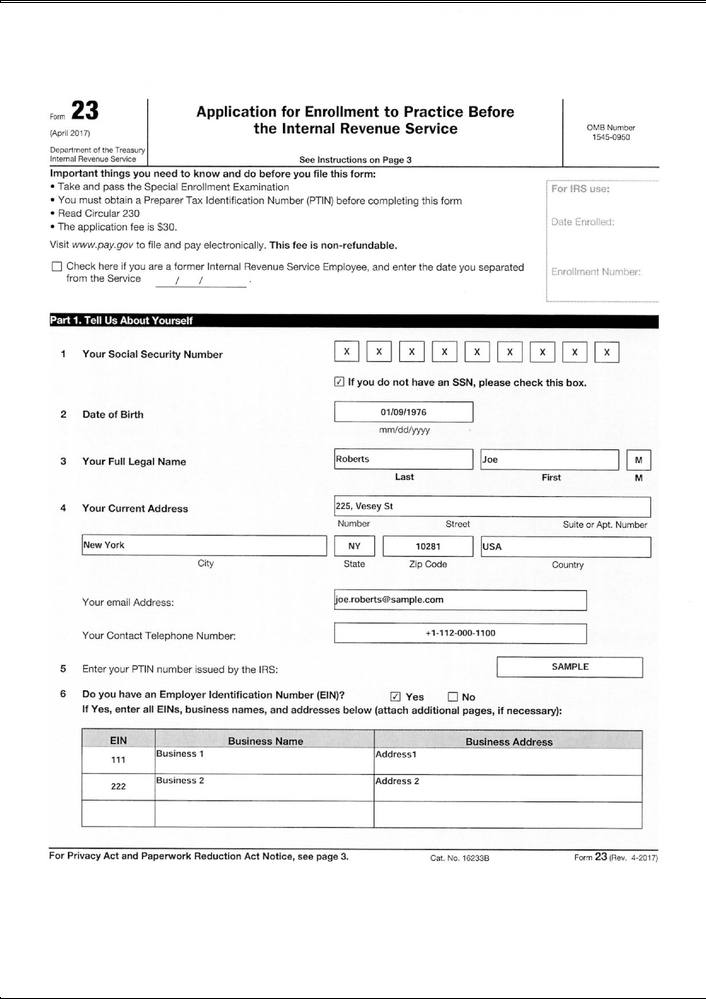
#> input picture Client/2017_05_CogEx/2017_07_R2Implementation/SampleForms/f23/f23_scanned-0.png, 706 x 999 px, shrunk from 2067 x 2923 before the run, found by its file name; its folder holds only this picture in this run
$ jupyter execute --allow-errors Untitled.ipynb
#> lines starting #> are read from the running program, lines starting #| are printed output that depends on the picture; after the words box and inside, x2 and y2 are one past the last pixel; in counts of white or black regions, pixels touching at a corner belong together
#> (printed output is left out)
[cell 1]
import os
import cv2
import numpy as np

[cell 2]
dir = r'C:\Users\ankuarora\Desktop\Client\2017_05_CogEx\2017_07_R2Implementation\SampleForms\f23'
valid_images = [".png"]

[cell 3]
def remove_skewness(image):
    gray = image
#     cv2.cvtColor(image, cv2.COLOR_BGR2GRAY)
    gray = cv2.bitwise_not(gray)
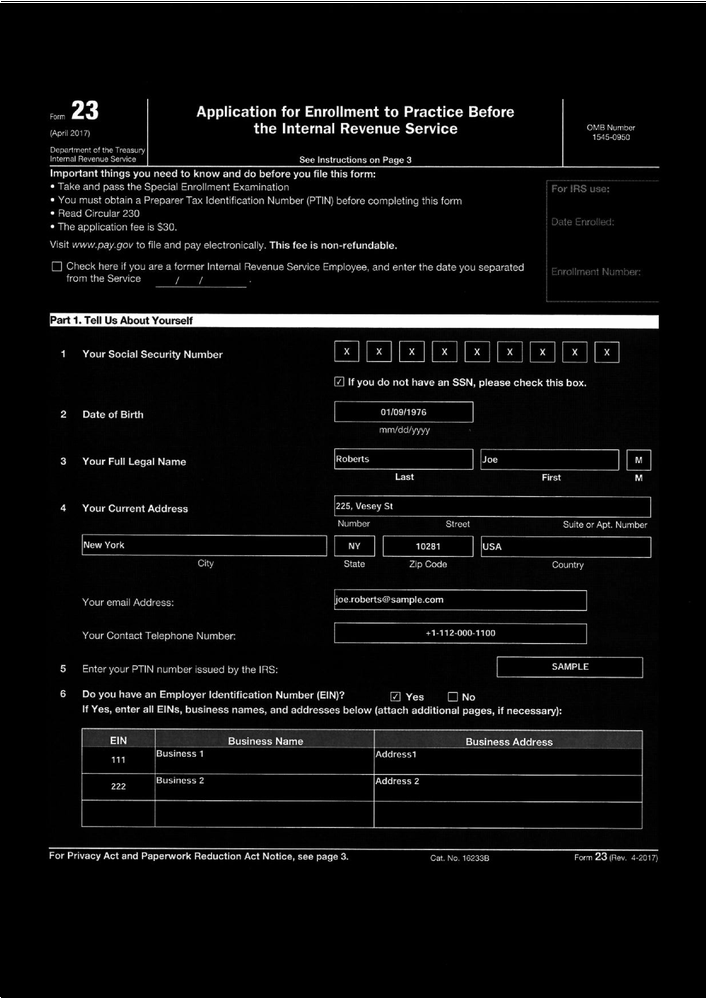
#> gray: shape (999, 706); min 0, max 255, mean 13.2
    thresh = cv2.threshold(gray, 0, 255,cv2.THRESH_BINARY | cv2.THRESH_OTSU)[1]
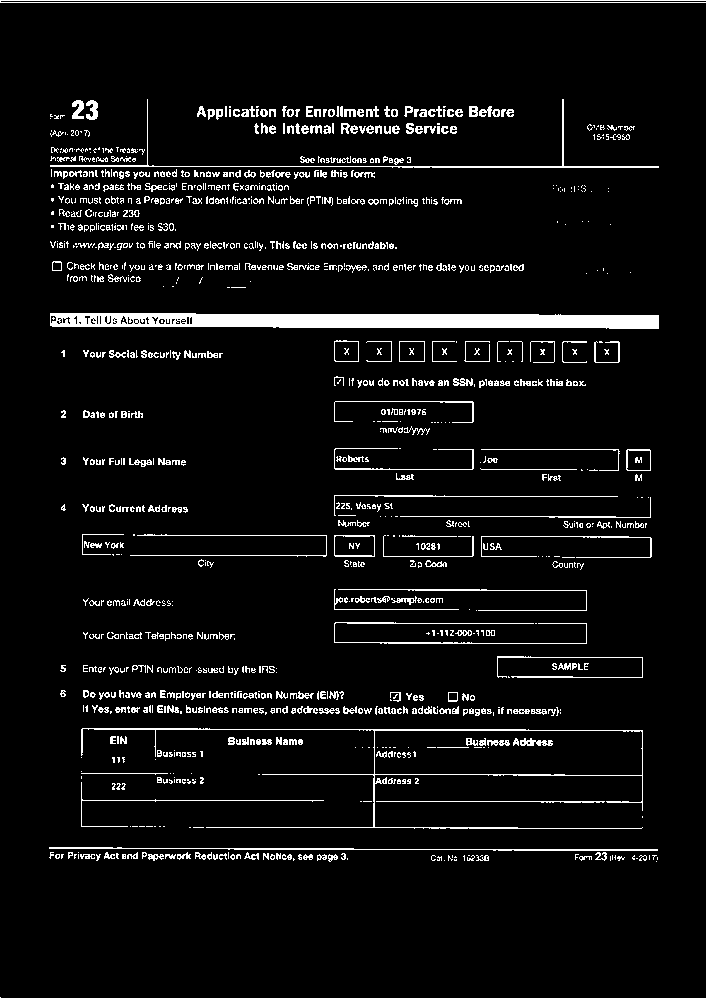
#> thresh: shape (999, 706); 5.9% white; 1157 white regions (718 under 20 px), largest, box (x1, y1, x2, y2) and area: (50, 313, 659, 329) 8024, (81, 728, 643, 829) 2215, (0, 0, 706, 3) 1413

    coords = np.column_stack(np.where(thresh > 0))
#> coords = 41884 pairs, first value 0 to 998, second value 0 to 705
    angle = cv2.minAreaRect(coords)[-1]
#> angle = -90
    if angle < -45:
        angle = -(90 + angle)
#> angle = 0
    else:
        angle = -angle

    (h, w) = image.shape[:2]
#> h = 999; w = 706
    center = (w // 2, h // 2)
#> center = (353, 499)
    M = cv2.getRotationMatrix2D(center, angle, 1.0)
#> M = [[1, 0, 0], [0, 1, 0]]
    rotated = cv2.warpAffine(image, M, (w, h),
                            flags=cv2.INTER_CUBIC, borderMode=cv2.BORDER_REPLICATE)
    print("[INFO] angle: {:.3f}".format(angle))
#| [INFO] angle: -0.000
    return(rotated)

[cell 4]
imgs=[]
for f in os.listdir(dir):
    ext = os.path.splitext(f)[1]
    if ext.lower() not in valid_images:
        continue
    print(f)
    f1 = cv2.imread(os.path.join(dir, f),0)
    print(f1)
    imgs.append(remove_skewness(f1))

#> (a cell that did not finish here is left out)

[cell 6]
cv2.imwrite('f23_preprocessed.png', np.vstack(tuple([img for img in imgs])))
#> Out = True

$ run again, on Client/2017_05_CogEx/2017_07_R2Implementation/SampleForms/f23/f23_scanned-1.png
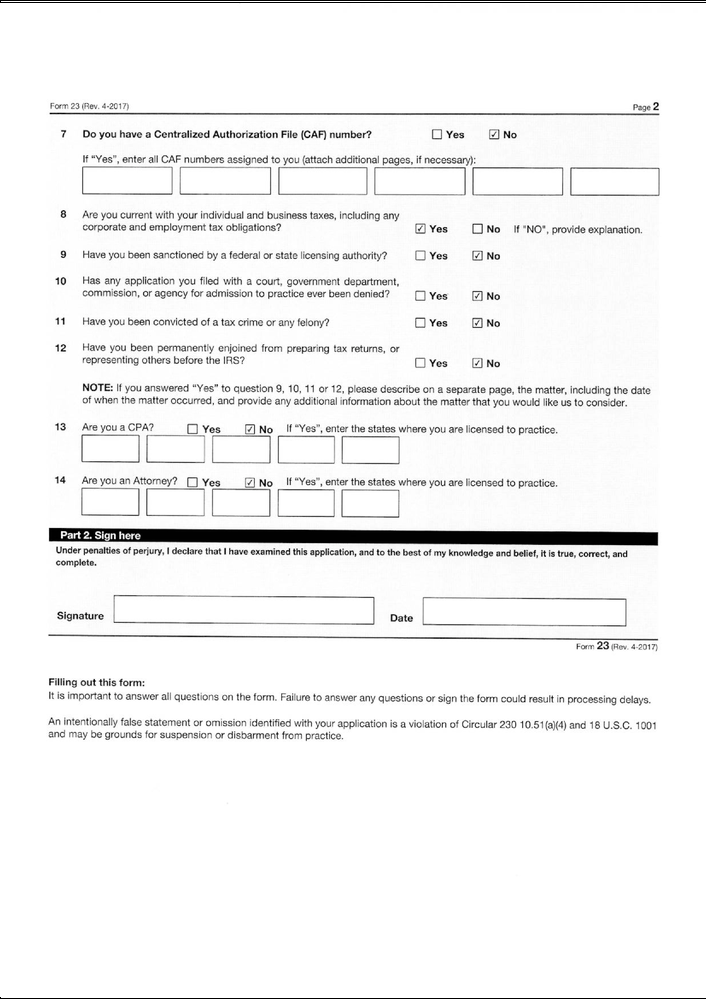
#> input picture Client/2017_05_CogEx/2017_07_R2Implementation/SampleForms/f23/f23_scanned-1.png, 706 x 999 px, shrunk from 2067 x 2923 before the run, found by its file name
#> (printed output is left out)
#> in remove_skewness, `gray = cv2.bitwise_not(gray)`:
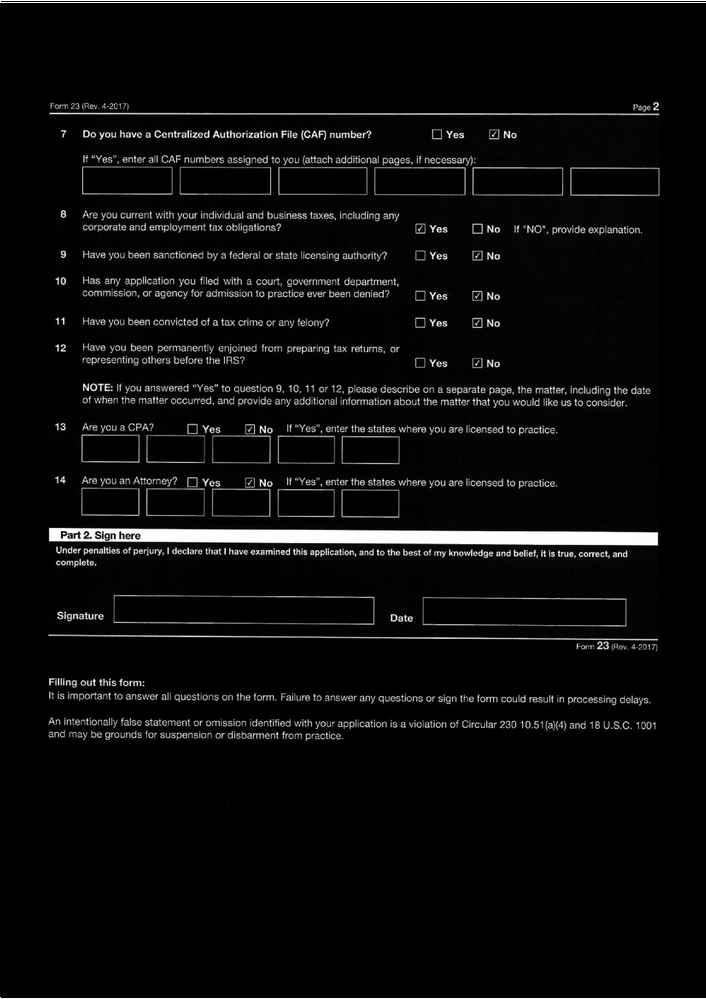
#> gray: shape (999, 706); min 0, max 255, mean 11.7
#> in remove_skewness, `thresh = cv2.threshold(gray, 0, 255,cv2.THRESH_BINARY | cv2.THRESH_OTS..`:
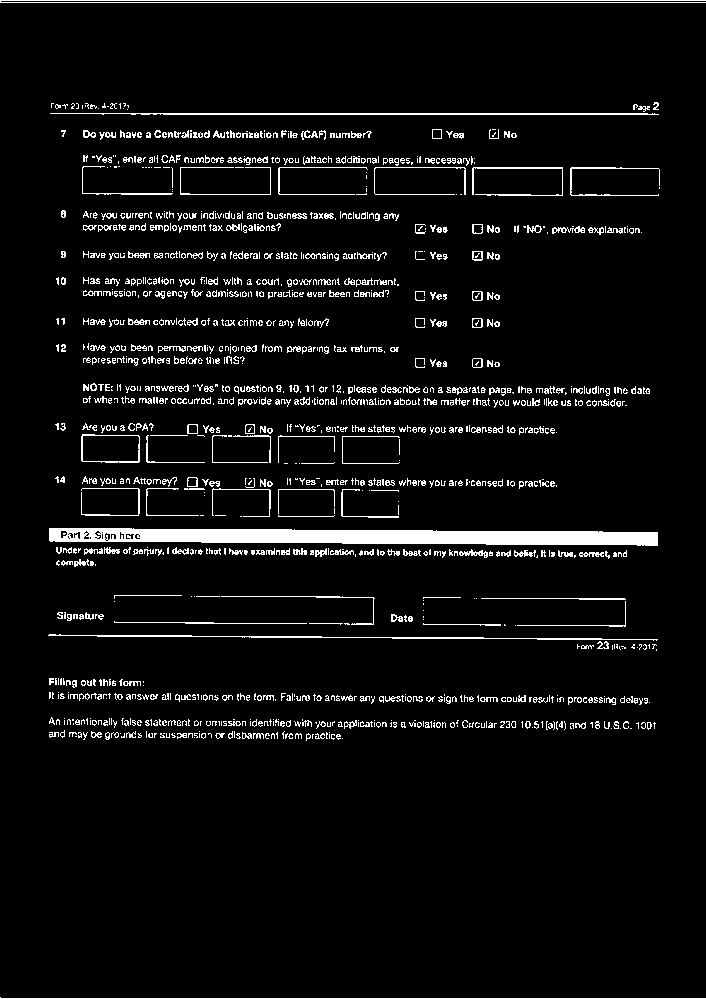
#> thresh: shape (999, 706); 5.5% white; 1309 white regions (866 under 20 px), largest, box (x1, y1, x2, y2) and area: (49, 528, 658, 546) 8103, (0, 0, 706, 3) 1413, (50, 113, 659, 115) 1117
#> coords = 39070 pairs, first value 0 to 998, second value 0 to 705
#> in remove_skewness, `angle = cv2.minAreaRect(coords)[-1]`: angle = -90
#> in remove_skewness, `angle = -(90 + angle)`: angle = 0
#> M = [[1, 0, 0], [0, 1, 0]]
#| [INFO] angle: -0.000
#> Out = True

$ run again, on Client/2017_05_CogEx/2017_07_R2Implementation/SampleForms/f23/f23_scanned-2.png
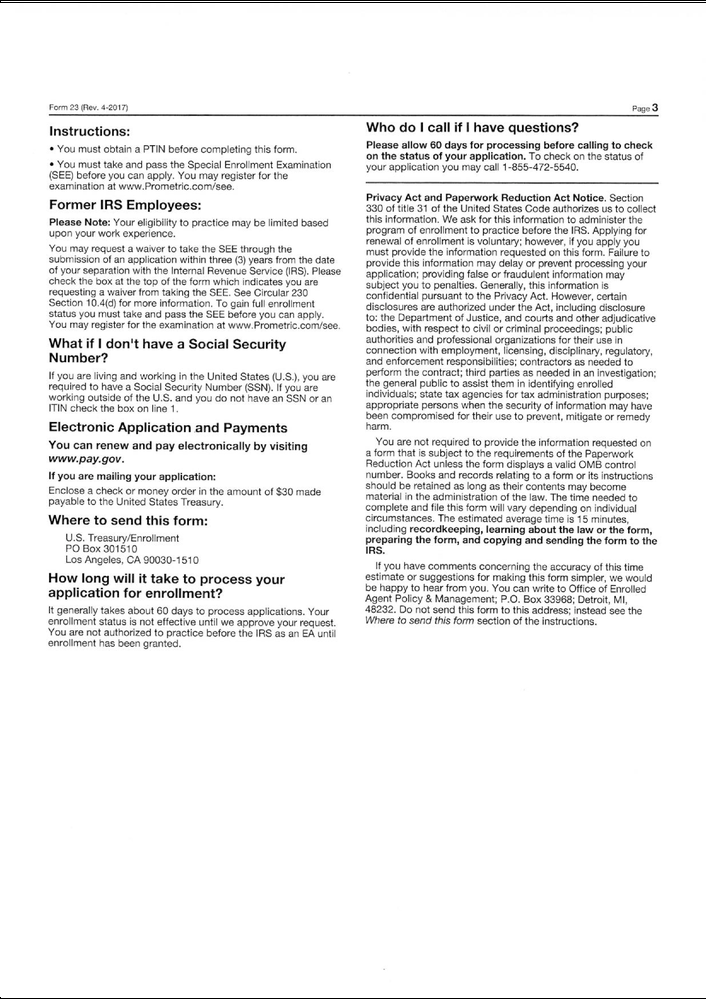
#> input picture Client/2017_05_CogEx/2017_07_R2Implementation/SampleForms/f23/f23_scanned-2.png, 706 x 999 px, shrunk from 2067 x 2923 before the run, found by its file name
#> (printed output is left out)
#> in remove_skewness, `gray = cv2.bitwise_not(gray)`:
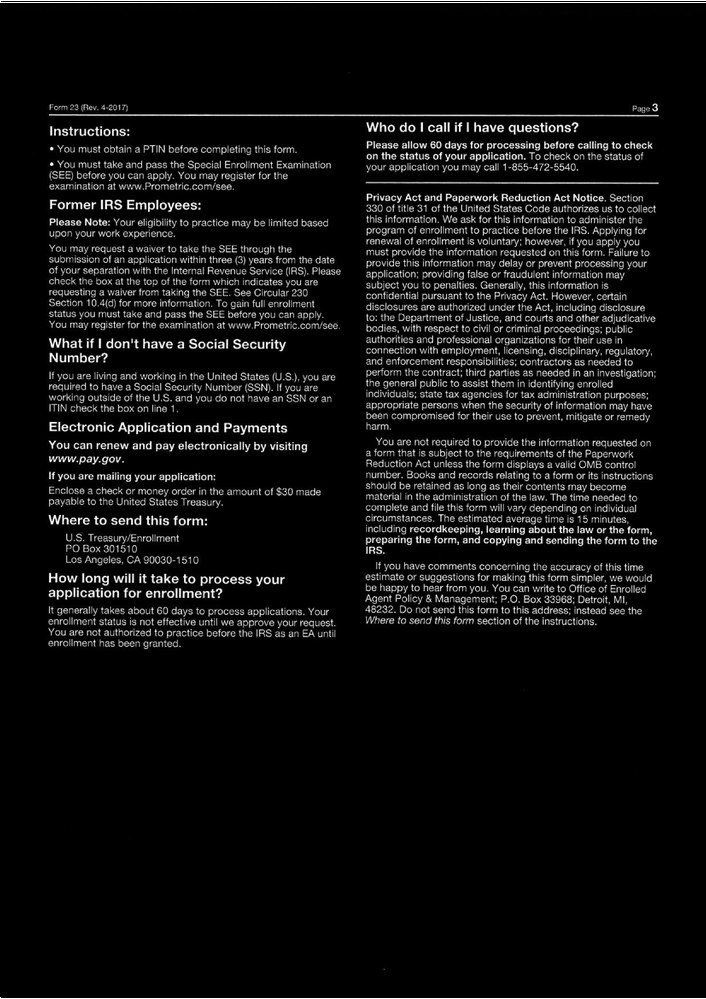
#> gray: shape (999, 706); min 0, max 255, mean 15.8
#> in remove_skewness, `thresh = cv2.threshold(gray, 0, 255,cv2.THRESH_BINARY | cv2.THRESH_OTS..`:
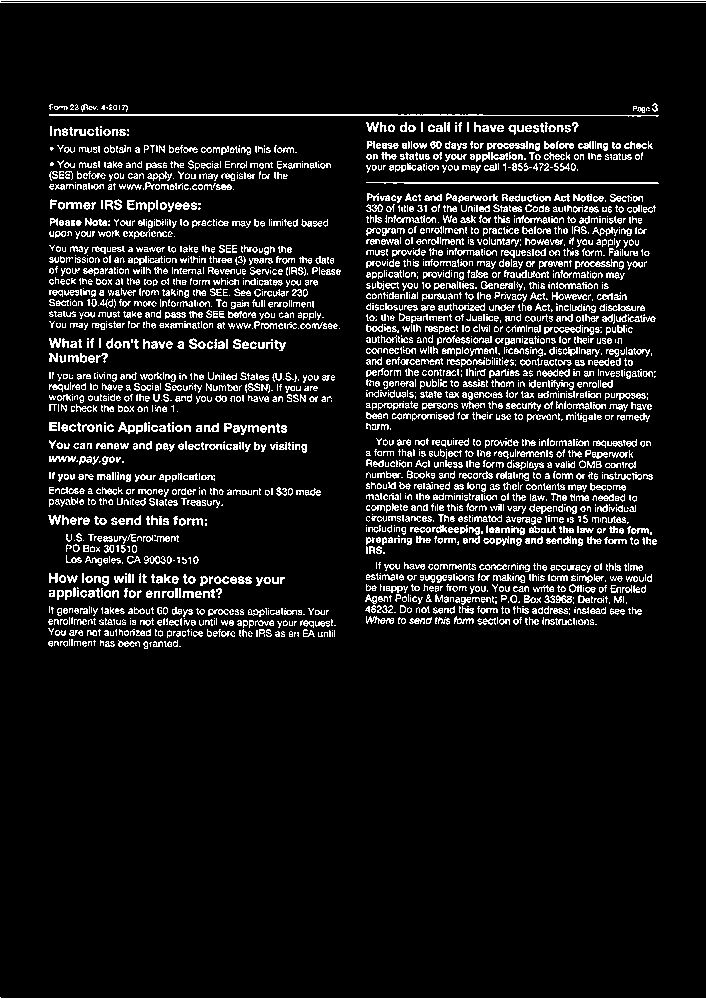
#> thresh: shape (999, 706); 9.3% white in thin lines or dots
#> coords = 65268 pairs, first value 0 to 998, second value 0 to 705
#> in remove_skewness, `angle = cv2.minAreaRect(coords)[-1]`: angle = -90
#> in remove_skewness, `angle = -(90 + angle)`: angle = 0
#> M = [[1, 0, 0], [0, 1, 0]]
#| [INFO] angle: -0.000
#> Out = True
